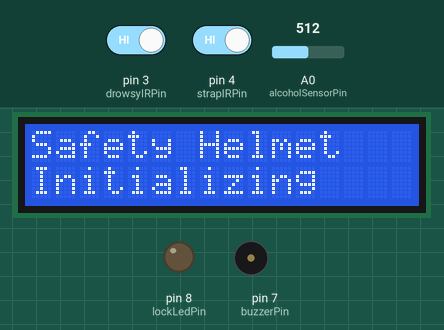
A sketch run on a simulated Arduino Uno, built with avr-gcc and run on an emulated ATmega328P. On the bench: 16×2 character LCD, output pins drawn as LEDs (lit = HIGH), buzzer (waves = sounding, pin HIGH). Inputs (shaded band) come from the test bench; at power-on: pin 3 (drowsyIRPin) HIGH, pin 4 (strapIRPin) HIGH, A0 (alcoholSensorPin) = 512. What the sketch prints to the serial monitor is not drawn.

Above: at 0.1 s.
At 20.2 s:
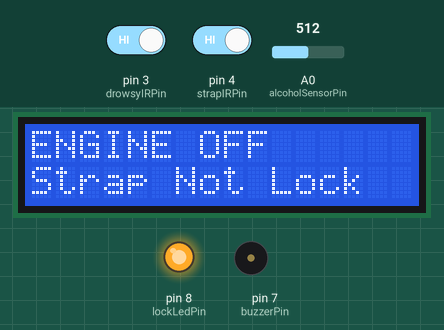
Timing chart, 0 to 21.7 s (numbered marks = the images above):
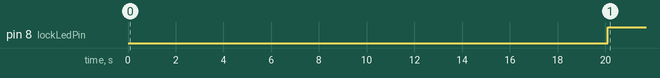

Measured:
- by itself, pin 8 (lockLedPin): LOW → HIGH at 20.1 s

The sketch:

sketch_feb14a.ino
```cpp
#include <Wire.h>
#include <LiquidCrystal_I2C.h>

// --------------------
// LCD Setup
// --------------------
LiquidCrystal_I2C lcd(0x27, 16, 2);

// --------------------
// Pin Definitions
// --------------------
const int drowsyIRPin = 3;
const int strapIRPin  = 4;
const int alcoholSensorPin = A0;

const int buzzerPin = 7;
const int lockLedPin = 8;

// --------------------
// Variables
// --------------------
unsigned long eyeClosedStart = 0;
bool isDrowsy = false;

bool strapWorn = false;
bool alcoholDetected = false;

int alcoholThreshold = 600;

// Buzzer timing
unsigned long buzzerTimer = 0;
bool buzzerState = false;

// --------------------
// SETUP
// --------------------
void setup() {
  pinMode(drowsyIRPin, INPUT);
  pinMode(strapIRPin, INPUT);
  pinMode(buzzerPin, OUTPUT);
  pinMode(lockLedPin, OUTPUT);

  Serial.begin(9600);

  lcd.init();
  lcd.backlight();
  lcd.clear();
  lcd.setCursor(0, 0);
  lcd.print("Safety Helmet");
  lcd.setCursor(0, 1);
  lcd.print("Initializing");

  delay(20000);  // MQ sensor warm-up
  lcd.clear();
}

// --------------------
// BUZZER FUNCTION
// --------------------
void handleBuzzer(bool alert) {
  if (!alert) {
    noTone(buzzerPin);
    buzzerState = false;
    return;
  }

  if (millis() - buzzerTimer >= 400) {
    buzzerTimer = millis();
    buzzerState = !buzzerState;

    if (buzzerState)
      tone(buzzerPin, 2000);
    else
      noTone(buzzerPin);
  }
}

// --------------------
// LOOP
// --------------------
void loop() {

  int eyeState = digitalRead(drowsyIRPin);
  int strapState = digitalRead(strapIRPin);
  int alcoholValue = analogRead(alcoholSensorPin);

  // --------------------
  // STRAP DETECTION
  // --------------------
  strapWorn = (strapState == LOW);

  // Strap locked → LED OFF
  // Strap open   → LED ON
  digitalWrite(lockLedPin, strapWorn ? LOW : HIGH);

  // --------------------
  // ALCOHOL DETECTION
  // --------------------
  alcoholDetected = (alcoholValue > alcoholThreshold);

  // --------------------
  // DROWSINESS
  // --------------------
  if (eyeState == LOW) {
    if (eyeClosedStart == 0)
      eyeClosedStart = millis();

    if (millis() - eyeClosedStart >= 2000)
      isDrowsy = true;
  } else {
    eyeClosedStart = 0;
    isDrowsy = false;
  }

  // --------------------
  // LCD DISPLAY
  // --------------------
  lcd.setCursor(0, 0);

  if (!strapWorn || alcoholDetected) {
    lcd.print("ENGINE OFF     ");
    lcd.setCursor(0, 1);

    if (!strapWorn)
      lcd.print("Strap Not Lock ");
    else if (alcoholDetected)
      lcd.print("Alcohol Detect ");
  }
  else {
    lcd.print("ENGINE ON      ");
    lcd.setCursor(0, 1);
    lcd.print("Ride Safe :)   ");
  }

  // --------------------
  // BUZZER
  // --------------------
  bool alertCondition = isDrowsy || alcoholDetected;
  handleBuzzer(alertCondition);

  // --------------------
  // SERIAL MONITOR
  // --------------------
  Serial.print("Strap: ");
  Serial.print(strapWorn);
  Serial.print(" | Alcohol: ");
  Serial.print(alcoholDetected);
  Serial.print(" | Drowsy: ");
  Serial.println(isDrowsy);

  delay(200);
}
```
